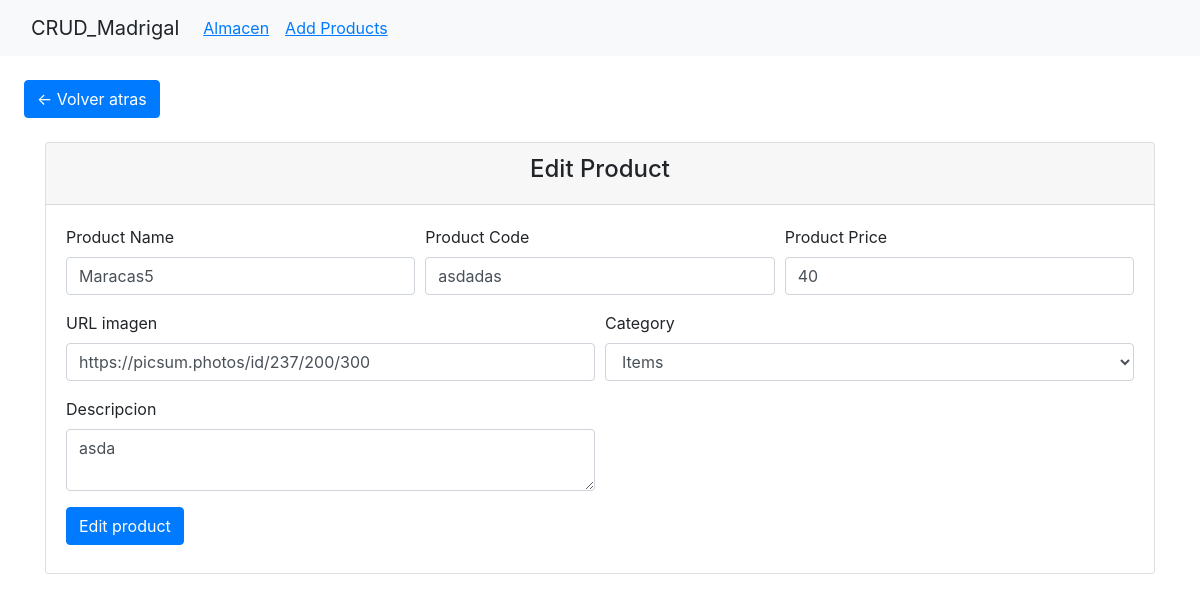
The page /product-add.php?id=3 on the database its author committed.
### tables this page shows
CREATE TABLE `products` (
  `id_product` int(11) NOT NULL,
  `product_name` varchar(255) NOT NULL,
  `product_code` varchar(255) NOT NULL,
  `product_price` int(11) NOT NULL,
  `product_image` varchar(255) NOT NULL,
  `product_category` varchar(255) NOT NULL,
  `product_description` varchar(255) NOT NULL
);

### framework/Global_controller.php (called while the page is built, shortened)
<?php
    require_once("model/Conexion.php");
    $conn = $obj->conexion();
    $categories = array("Food", "Materials", "Items", "Clothes");
    if(isset($_GET["id"])) {
        $editar = true;
        $id_product = $_GET["id"];
        $sql = "SELECT * FROM products WHERE id_product = $id_product";
        if($result = mysqli_query($conn, $sql)) {
            while($row = mysqli_fetch_assoc( $result)){
                $product_info = $row;
            }
        } else {
            header("Location: /first-project-php/index.php");
        }
    }
?>

### product-add.php (the view, shortened to what this page needs)
<?php include_once("./framework/Global_controller.php"); ?>
<?php include_once("./_header.php"); ?>
    <a href="./index.php"><button class="btn btn-primary mt-4 ml-4"><- Volver atras</button></a>
    <div class="container mt-4">
        <div class="card mt-4">
          <div class="card-header">
            <h4 title="Practica 4" class="text-center"><?=($editar ? "Edit" : "Add");?> Product</h4>
          </div>
          <div class="card-body">
                <form id="frm" method="POST">
                    <div class="form-row">
                        <div class="form-group col-md-4">
                          <label for="inputName">Product Name</label>
                          <input type="text" class="form-control" name="product[name]" placeholder="Nombre" required value="<?=$product_info["product_name"]; ?>">
                        </div>
                        <div class="form-group col-md-4">
                          <label for="inputSName">Product Code</label>
                          <input type="text" class="form-control" name="product[code]" placeholder="VCON_REF" required value="<?=$product_info["product_code"]; ?>">
                        </div>
                        <div class="form-group col-md-4">
                          <label for="inputSName">Product Price</label>
                          <input type="number" class="form-control" name="product[price]" placeholder="5" required value="<?=$product_info["product_price"]; ?>">
                        </div>
                      </div>
                    <div class="form-row">
                      <div class="form-group col-md-6">
                        <label for="inputCity">URL imagen</label>
                        <input type="text" class="form-control" name="product[image]" placeholder="https://picsum.photos/" value="<?=$product_info["product_image"]; ?>" required>
                      </div>
                      <div class="form-group col-md-6">
                        <label for="inputUrl">Category</label>
                        <select name="product[category]" id="" class="form-control">
                          <?php foreach ($categories as $idx => $value) { ?>
                            <option value="<?=$value;?>" <?=($product_info["product_category"] == $value ? "selected" : "") ?>><?=$value;?></option>
                          <?php } ?>
                        </select>
                      </div>
                    </div>
                    <div class="form-row">
                      <div class="form-group col-md-6">
                        <label for="inputEmail4">Descripcion</label>
                        <textarea name="product[description]" rows="2" class="form-control" placeholder="Product Description"><?=$product_info["product_description"]; ?></textarea>
                      </div>
                    </div>
                    <?php if($editar) { ?>
                      <button type="submit" class="btn btn-primary mb-2" value="1" name="command_edit">Edit product</button>
                    <?php } else { ?>
                      <button type="submit" class="btn btn-primary mb-2" value="1" name="command_save">Save product</button>
                    <?php } ?>
                </form>
            </div>
        </div>
    </div>
</body>
</html>

### rows shown on the page
products: product_name "Maracas5", product_code "asdadas", product_price "40", product_image "https://picsum.photos/id/237/200/300", product_category "Items", product_description "asda"
